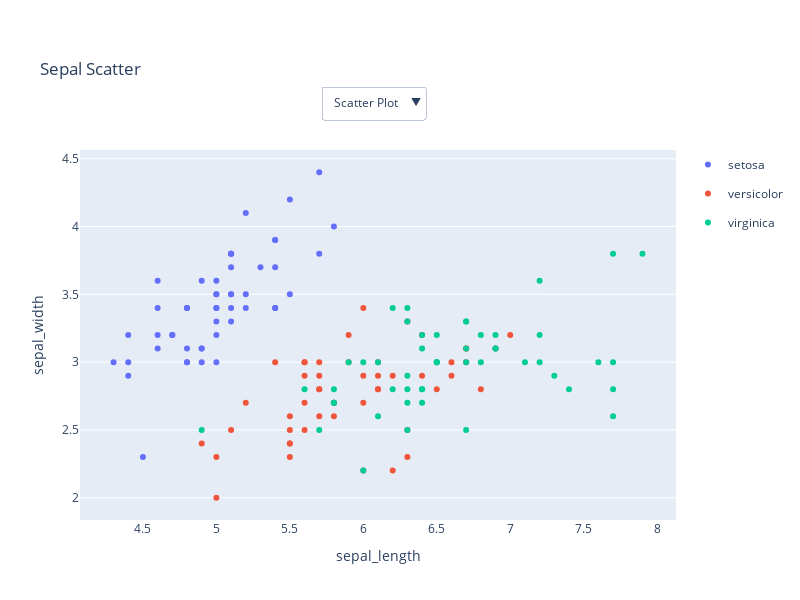

Write notebook code for a chart like this one.
### Markdown cell above
### Usage

### Code cell
# Load example dataset
df = sns.load_dataset("iris")

# Define Plotly visualizations
def scatter_plot(df:DataFrame):
    fig = px.scatter(df, x="sepal_length", y="sepal_width", color="species", title="Sepal Scatter")
    return fig

def box_plot(df:DataFrame):
    fig = px.box(df, x="species", y="petal_length", title="Petal Length Boxplot")
    return fig

def hist_plot(df:DataFrame):
    fig = px.histogram(df, x="sepal_length", nbins=20, title="Sepal Length Histogram")
    return fig

# Map of named visualizations
viz_map = {
    "Scatter Plot": scatter_plot,
    "Histogram": hist_plot,
    "Box Plot": box_plot,
}

# Call interactive function
dropdown_plotter(df, viz_map)

### Figure 1 — Plotly figure (JSON) as saved in the notebook; plotly's stock layout.template omitted (floating-point values rounded to 4 significant figures; data arrays with more than 128 entries replaced by an {"elided": "..."} marker saying what was removed)
{"data": [{"hovertemplate": "species=setosa<br>sepal_length=%{x}<br>sepal_width=%{y}<extra></extra>", "legendgroup": "setosa", "marker": {"color": "#636efa", "symbol": "circle"}, "mode": "markers", "name": "setosa", "orientation": "v", "showlegend": true, "type": "scatter", "visible": true, "x": [5.1, 4.9, 4.7, 4.6, 5.0, 5.4, 4.6, 5.0, 4.4, 4.9, 5.4, 4.8, 4.8, 4.3, 5.8, 5.7, 5.4, 5.1, 5.7, 5.1, 5.4, 5.1, 4.6, 5.1, 4.8, 5.0, 5.0, 5.2, 5.2, 4.7, 4.8, 5.4, 5.2, 5.5, 4.9, 5.0, 5.5, 4.9, 4.4, 5.1, 5.0, 4.5, 4.4, 5.0, 5.1, 4.8, 5.1, 4.6, 5.3, 5.0], "xaxis": "x", "y": [3.5, 3.0, 3.2, 3.1, 3.6, 3.9, 3.4, 3.4, 2.9, 3.1, 3.7, 3.4, 3.0, 3.0, 4.0, 4.4, 3.9, 3.5, 3.8, 3.8, 3.4, 3.7, 3.6, 3.3, 3.4, 3.0, 3.4, 3.5, 3.4, 3.2, 3.1, 3.4, 4.1, 4.2, 3.1, 3.2, 3.5, 3.6, 3.0, 3.4, 3.5, 2.3, 3.2, 3.5, 3.8, 3.0, 3.8, 3.2, 3.7, 3.3], "yaxis": "y"}, {"hovertemplate": "species=versicolor<br>sepal_length=%{x}<br>sepal_width=%{y}<extra></extra>", "legendgroup": "versicolor", "marker": {"color": "#EF553B", "symbol": "circle"}, "mode": "markers", "name": "versicolor", "orientation": "v", "showlegend": true, "type": "scatter", "visible": true, "x": [7.0, 6.4, 6.9, 5.5, 6.5, 5.7, 6.3, 4.9, 6.6, 5.2, 5.0, 5.9, 6.0, 6.1, 5.6, 6.7, 5.6, 5.8, 6.2, 5.6, 5.9, 6.1, 6.3, 6.1, 6.4, 6.6, 6.8, 6.7, 6.0, 5.7, 5.5, 5.5, 5.8, 6.0, 5.4, 6.0, 6.7, 6.3, 5.6, 5.5, 5.5, 6.1, 5.8, 5.0, 5.6, 5.7, 5.7, 6.2, 5.1, 5.7], "xaxis": "x", "y": [3.2, 3.2, 3.1, 2.3, 2.8, 2.8, 3.3, 2.4, 2.9, 2.7, 2.0, 3.0, 2.2, 2.9, 2.9, 3.1, 3.0, 2.7, 2.2, 2.5, 3.2, 2.8, 2.5, 2.8, 2.9, 3.0, 2.8, 3.0, 2.9, 2.6, 2.4, 2.4, 2.7, 2.7, 3.0, 3.4, 3.1, 2.3, 3.0, 2.5, 2.6, 3.0, 2.6, 2.3, 2.7, 3.0, 2.9, 2.9, 2.5, 2.8], "yaxis": "y"}, {"hovertemplate": "species=virginica<br>sepal_length=%{x}<br>sepal_width=%{y}<extra></extra>", "legendgroup": "virginica", "marker": {"color": "#00cc96", "symbol": "circle"}, "mode": "markers", "name": "virginica", "orientation": "v", "showlegend": true, "type": "scatter", "visible": true, "x": [6.3, 5.8, 7.1, 6.3, 6.5, 7.6, 4.9, 7.3, 6.7, 7.2, 6.5, 6.4, 6.8, 5.7, 5.8, 6.4, 6.5, 7.7, 7.7, 6.0, 6.9, 5.6, 7.7, 6.3, 6.7, 7.2, 6.2, 6.1, 6.4, 7.2, 7.4, 7.9, 6.4, 6.3, 6.1, 7.7, 6.3, 6.4, 6.0, 6.9, 6.7, 6.9, 5.8, 6.8, 6.7, 6.7, 6.3, 6.5, 6.2, 5.9], "xaxis": "x", "y": [3.3, 2.7, 3.0, 2.9, 3.0, 3.0, 2.5, 2.9, 2.5, 3.6, 3.2, 2.7, 3.0, 2.5, 2.8, 3.2, 3.0, 3.8, 2.6, 2.2, 3.2, 2.8, 2.8, 2.7, 3.3, 3.2, 2.8, 3.0, 2.8, 3.0, 2.8, 3.8, 2.8, 2.8, 2.6, 3.0, 3.4, 3.1, 3.0, 3.1, 3.1, 3.1, 2.7, 3.2, 3.3, 3.0, 2.5, 3.0, 3.4, 3.0], "yaxis": "y"}, {"bingroup": "x", "hovertemplate": "sepal_length=%{x}<br>count=%{y}<extra></extra>", "legendgroup": "", "marker": {"color": "#636efa", "pattern": {"shape": ""}}, "name": "", "nbinsx": 20, "orientation": "v", "showlegend": false, "type": "histogram", "visible": false, "x": {"elided": "150 float values"}, "xaxis": "x", "yaxis": "y"}, {"alignmentgroup": "True", "hovertemplate": "species=%{x}<br>petal_length=%{y}<extra></extra>", "legendgroup": "", "marker": {"color": "#636efa"}, "name": "", "notched": false, "offsetgroup": "", "orientation": "v", "showlegend": false, "type": "box", "visible": false, "x": {"elided": "150 str values"}, "x0": " ", "xaxis": "x", "y": {"elided": "150 float values"}, "y0": " ", "yaxis": "y"}], "layout": {"height": 600, "margin": {"t": 150}, "title": {"text": "Sepal Scatter"}, "updatemenus": [{"active": 0, "buttons": [{"args": [{"visible": [true, true, true, false, false]}, {"title": {"text": "Sepal Scatter"}, "xaxis": {"anchor": "y", "domain": [0, 1], "title": {"text": "sepal_length"}}, "yaxis": {"anchor": "x", "domain": [0, 1], "title": {"text": "sepal_width"}}}], "label": "Scatter Plot", "method": "update"}, {"args": [{"visible": [false, false, false, true, false]}, {"title": {"text": "Sepal Length Histogram"}, "xaxis": {"anchor": "y", "domain": [0, 1], "title": {"text": "sepal_length"}, "type": "linear"}, "yaxis": {"anchor": "x", "domain": [0, 1], "title": {"text": "count"}}}], "label": "Histogram", "method": "update"}, {"args": [{"visible": [false, false, false, false, true]}, {"title": {"text": "Petal Length Boxplot"}, "xaxis": {"anchor": "y", "domain": [0, 1], "title": {"text": "species"}}, "yaxis": {"anchor": "x", "domain": [0, 1], "title": {"text": "petal_length"}}}], "label": "Box Plot", "method": "update"}], "pad": {"r": 10, "t": 10}, "showactive": true, "type": "dropdown", "x": 0.5, "xanchor": "center", "y": 1.2, "yanchor": "top"}], "width": 800, "xaxis": {"anchor": "y", "domain": [0, 1], "title": {"text": "sepal_length"}}, "yaxis": {"anchor": "x", "domain": [0, 1], "title": {"text": "sepal_width"}}}}
